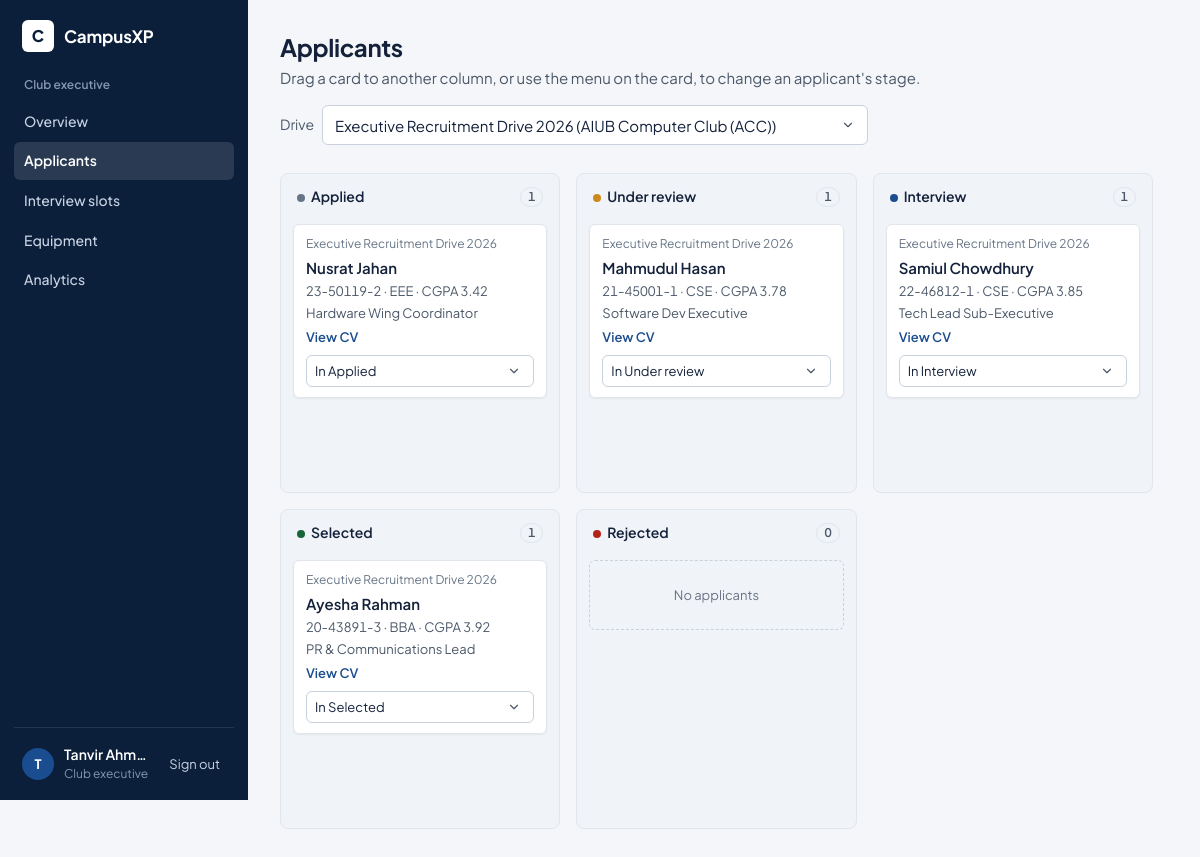
Page /index.php?controller=executive&action=kanban&drive_id=1 (signed in) on the committed database.
### tables this page shows
CREATE TABLE IF NOT EXISTS `club_applications` (
  `id` INT AUTO_INCREMENT PRIMARY KEY,
  `drive_id` INT NOT NULL,
  `student_id` INT NOT NULL,
  `cv_link` VARCHAR(255) NOT NULL,
  `statement_of_purpose` TEXT NOT NULL,
  `applied_role` VARCHAR(100) DEFAULT 'Sub-Executive Member',
  `status` ENUM('Applied','Under Review','Interview','Selected','Rejected') DEFAULT 'Applied',
  `applied_at` TIMESTAMP DEFAULT CURRENT_TIMESTAMP,
  CONSTRAINT `fk_app_drive` FOREIGN KEY (`drive_id`) REFERENCES `club_drives`(`id`) ON DELETE CASCADE,
  CONSTRAINT `fk_app_student` FOREIGN KEY (`student_id`) REFERENCES `student_profiles`(`id`) ON DELETE CASCADE
);

CREATE TABLE IF NOT EXISTS `club_drives` (
  `id` INT AUTO_INCREMENT PRIMARY KEY,
  `exec_user_id` INT NOT NULL,
  `club_name` VARCHAR(100) NOT NULL,
  `title` VARCHAR(150) NOT NULL,
  `category` ENUM('recruitment','seminar','workshop','fest') DEFAULT 'recruitment',
  `requirements` TEXT NOT NULL,
  `deadline` DATETIME NOT NULL,
  `location` VARCHAR(100) DEFAULT 'AIUB Campus',
  `status` ENUM('pending_approval','active','closed') DEFAULT 'active',
  `created_at` TIMESTAMP DEFAULT CURRENT_TIMESTAMP,
  CONSTRAINT `fk_drive_exec` FOREIGN KEY (`exec_user_id`) REFERENCES `users`(`id`) ON DELETE CASCADE
);

### controllers/ExecutiveController.php (called while the page is built, shortened)
<?php
require_once __DIR__ . '/../config/db.php';
require_once __DIR__ . '/../models/DriveModel.php';
require_once __DIR__ . '/../models/ApplicationModel.php';
class ExecutiveController {
    public static function kanban($conn) {
        $all_drives = getActiveClubDrives($conn);
        $selected_drive_id = intval($_GET['drive_id'] ?? ($all_drives[0]['id'] ?? 0));
        $pipeline = getClubApplicantsForKanban($conn, $selected_drive_id);
        require_once __DIR__ . '/../views/executive/kanban.view.php';
    }
}

### models/DriveModel.php (called while the page is built, shortened)
<?php
function getActiveClubDrives($conn) {
    $sql = "SELECT * FROM club_drives WHERE status = 'active' ORDER BY deadline ASC";
    $result = mysqli_query($conn, $sql);
    $drives = mysqli_fetch_all($result, MYSQLI_ASSOC);
    return $drives;
}

### models/ApplicationModel.php (called while the page is built, shortened)
<?php
function getClubApplicantsForKanban($conn, $driveId = 0) {
    if ($driveId > 0) {
        $sql = "SELECT a.*,
                       cd.title AS drive_title, cd.club_name,
                       COALESCE(u.full_name, u2.full_name, 'AIUB Candidate') AS full_name,
                       COALESCE(u.email, u2.email, '') AS email,
                       COALESCE(sp.aiub_id, sp2.aiub_id, 'Pending') AS aiub_id,
                       COALESCE(sp.department, sp2.department, 'CSE') AS department,
                       COALESCE(sp.cgpa, sp2.cgpa, 0.00) AS cgpa,
                       COALESCE(sp.skills, sp2.skills, '') AS skills
                FROM club_applications a
                JOIN club_drives cd ON a.drive_id = cd.id
                LEFT JOIN student_profiles sp ON a.student_id = sp.id
                LEFT JOIN users u ON sp.user_id = u.id
                LEFT JOIN student_profiles sp2 ON a.student_id = sp2.user_id
                LEFT JOIN users u2 ON a.student_id = u2.id
                WHERE a.drive_id = ?
                ORDER BY a.applied_at DESC";
        $stmt = mysqli_prepare($conn, $sql);
        mysqli_stmt_bind_param($stmt, "i", $driveId);
    }
    mysqli_stmt_execute($stmt);
    $result = mysqli_stmt_get_result($stmt);
    $apps = mysqli_fetch_all($result, MYSQLI_ASSOC);
    $pipeline = [
        'Applied' => [],
        'Under Review' => [],
        'Interview' => [],
        'Selected' => [],
        'Rejected' => []
    ];
    foreach ($apps as $app) {
        $st = $app['status'];
        if (isset($pipeline[$st])) {
            $pipeline[$st][] = $app;
        } else {
            $pipeline['Applied'][] = $app;
        }
    }
    return $pipeline;
}

### views/executive/kanban.view.php (the view, shortened to what this page needs)
<?php require_once __DIR__ . '/../layouts/header.php'; ?>
<div class="page-header">
    <div>
        <h1 class="page-title">Applicants</h1>
        <p class="page-sub">Drag a card to another column, or use the menu on the card, to change an applicant's stage.</p>
    </div>
    <form method="GET" action="index.php" class="row">
        <label for="drive-filter" class="text-sm text-muted">Drive</label>
        <select name="drive_id" id="drive-filter" class="form-control toolbar-select" onchange="this.form.submit()">
            <?php foreach ($all_drives as $dr): ?>
                <option value="<?= $dr['id'] ?>" <?= $dr['id'] == $selected_drive_id ? 'selected' : '' ?>>
                    <?= htmlspecialchars($dr['title']) ?> (<?= htmlspecialchars($dr['club_name']) ?>)
                </option>
            <?php endforeach; ?>
        </select>
    </form>
</div>
<div class="kanban-board">
    <?php
    $stages = [
        'Applied' => ['label' => 'Applied', 'dot' => ''],
        'Under Review' => ['label' => 'Under review', 'dot' => 'stage-review'],
        'Interview' => ['label' => 'Interview', 'dot' => 'stage-interview'],
        'Selected' => ['label' => 'Selected', 'dot' => 'stage-selected'],
        'Rejected' => ['label' => 'Rejected', 'dot' => 'stage-rejected']
    ];
    ?>
    <?php foreach ($stages as $stage_key => $st_info):
        $candidates = $pipeline[$stage_key] ?? [];
    ?>
        <div class="kanban-column">
            <div class="kanban-col-header">
                <span><span class="stage-dot <?= $st_info['dot'] ?>"></span><?= $st_info['label'] ?></span>
                <span class="count-badge"><?= count($candidates) ?></span>
            </div>
            <div class="kanban-card-list" id="col-<?= strtolower(str_replace(' ', '-', $stage_key)) ?>"
                 data-stage="<?= $stage_key ?>"
                 ondragover="kanbanAllowDrop(event)"
                 ondragleave="kanbanDragLeave(event)"
                 ondrop="kanbanDropCard(event, '<?= $stage_key ?>')">
                <?php if (empty($candidates)): ?>
                    <div class="empty-col-notice">No applicants</div>
                <?php else: ?>
                    <?php foreach ($candidates as $cand): ?>
                        <div class="kanban-card" id="exec-cand-card-<?= $cand['id'] ?>"
                             draggable="true"
                             ondragstart="kanbanDragStart(event, '<?= $cand['id'] ?>')">
                            <div class="kc-drive">
                                <?= htmlspecialchars($cand['drive_title'] ?? 'Club Recruitment Drive') ?>
                            </div>
                            <div class="applicant-name"><?= htmlspecialchars($cand['full_name']) ?></div>
                            <div class="kc-meta nums"><?= htmlspecialchars($cand['aiub_id']) ?> · <?= htmlspecialchars($cand['department']) ?> · CGPA <?= htmlspecialchars($cand['cgpa'] ? number_format((float)$cand['cgpa'], 2) : '0.00') ?></div>
                            <div class="kc-meta"><?= htmlspecialchars($cand['applied_role']) ?></div>
                            <?php if (!empty($cand['cv_link'])): ?>
                                <a href="<?= htmlspecialchars($cand['cv_link']) ?>" target="_blank" rel="noopener" class="text-xs fw-600" style="display: inline-block; margin-top: 4px;">View CV</a>
                            <?php endif; ?>
                            <form action="index.php?controller=executive&action=update_status" method="POST">
                                <select name="new_status" class="form-control kc-select" aria-label="Move to stage" onchange="this.form.submit()">
                                    <?php foreach ($stages as $k => $v): ?>
                                        <option value="<?= $k ?>" <?= $k === $stage_key ? 'selected' : '' ?>>
                                            <?= $k === $stage_key ? 'In ' : 'Move to ' ?><?= htmlspecialchars($v['label']) ?>
                                        </option>
                                    <?php endforeach; ?>
                                </select>
                            </form>
                        </div>
                    <?php endforeach; ?>
                <?php endif; ?>
            </div>
        </div>
    <?php endforeach; ?>
</div>
<?php require_once __DIR__ . '/../layouts/footer.php'; ?>

### rows in the picture
club_applications: drive.title "Executive Recruitment Drive 2026", full_name "Nusrat Jahan", aiub_id "23-50119-2", department "EEE", cgpa "3.42", applied_role "Hardware Wing Coordinator"
club_applications: drive.title "Executive Recruitment Drive 2026", full_name "Mahmudul Hasan", aiub_id "21-45001-1", department "CSE", cgpa "3.78", applied_role "Software Dev Executive"
club_applications: drive.title "Executive Recruitment Drive 2026", full_name "Samiul Chowdhury", aiub_id "22-46812-1", department "CSE", cgpa "3.85", applied_role "Tech Lead Sub-Executive"
club_applications: drive.title "Executive Recruitment Drive 2026", full_name "Ayesha Rahman", aiub_id "20-43891-3", department "BBA", cgpa "3.92", applied_role "PR & Communications Lead"

### other values in the picture
$nav[1] "Club executive"
$nav_label "Overview"
$nav_label "Applicants"
$nav_label "Interview slots"
$nav_label "Equipment"
$nav_label "Analytics"
substr($auth_user['full_name'], 0, 1) "T"
$auth_user['full_name'] "Tanvir Ahmed"
$st_info['label'] "Applied"
count($candidates) "1"
$st_info['label'] "Under review"
$st_info['label'] "Interview"
$st_info['label'] "Selected"
$st_info['label'] "Rejected"
count($candidates) "0"
